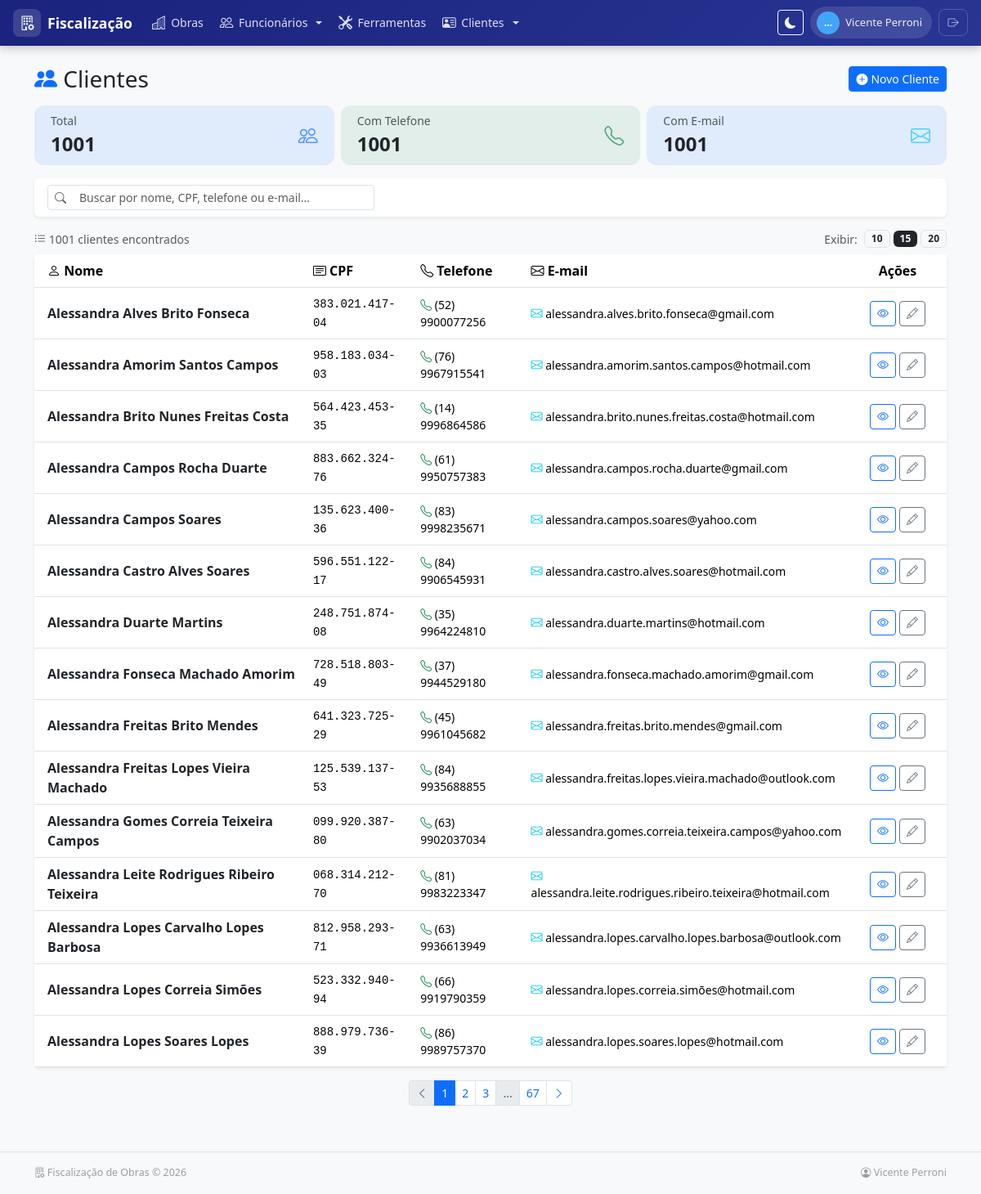
/clientes/ (signed in), run on the app's committed database.
### apps/clientes/models.py (models this page shows, shortened)
class Cliente(models.Model):
    nome = models.CharField(max_length=200, verbose_name='Nome')
    cpf = models.CharField(
        max_length=14,
        unique=True,
        verbose_name='CPF',
        help_text='Somente números ou formatado (000.000.000-00)',
        validators=[RegexValidator(r'^\d{3}\.\d{3}\.\d{3}-\d{2}$|^\d{11}$', 'CPF inválido')]
    )
    endereco = models.TextField(verbose_name='Endereço', blank=True, null=True)
    data_nascimento = models.DateField(verbose_name='Data de Nascimento', blank=True, null=True)
    telefone = models.CharField(max_length=30, verbose_name='Telefone', blank=True, null=True)
    email = models.EmailField(verbose_name='E-mail', blank=True, null=True)
    ativo = models.BooleanField(default=True, verbose_name='Ativo')
    created_at = models.DateTimeField(auto_now_add=True, verbose_name='Criado em')
    updated_at = models.DateTimeField(auto_now=True, verbose_name='Atualizado em')
    class Meta:
        verbose_name = 'Cliente'
        verbose_name_plural = 'Clientes'
        ordering = ['nome']

### apps/clientes/views.py (the view, shortened to what this page needs)
# urls.py: path('', views.cliente_list, name='cliente_list'),
@login_required
def cliente_list(request):
    qs = Cliente.objects.filter(ativo=True)
    total_clientes = qs.count()
    busca = request.GET.get('q', '').strip()
    total_resultado = qs.count()
    clientes_qs = qs.order_by('nome')
    total_com_email = Cliente.objects.filter(ativo=True).exclude(email__isnull=True).exclude(email='').count()
    total_com_telefone = Cliente.objects.filter(ativo=True).exclude(telefone__isnull=True).exclude(telefone='').count()
    per_page = int(request.GET.get('per_page', 15))
    if per_page not in (10, 15, 20):
        per_page = 15
    paginator = Paginator(clientes_qs, per_page)
    page = request.GET.get('page')
    page_obj = paginator.get_page(page)
    params = request.GET.copy()
    if 'page' in params:
        params.pop('page')
    querystring = params.urlencode()
    context = {
        'clientes': page_obj.object_list,
        'page_obj': page_obj,
        'is_paginated': page_obj.has_other_pages(),
        'paginator': paginator,
        'querystring': querystring,
        'title': 'Clientes',
        'busca': busca,
        'per_page': per_page,
        'total_clientes': total_clientes,
        'total_resultado': total_resultado,
        'total_com_email': total_com_email,
        'total_com_telefone': total_com_telefone,
    }
    return render(request, 'clientes/cliente_list.html', context)

### apps/obras/context_processors.py (called while the page is built)
def recent_obras(request):
    try:
        obras = list(Obra.objects.filter(ativo=True).order_by('-created_at')[:6])
    except Exception:
        obras = []
    return {'recent_obras': obras}

### apps/obras/models.py (called while the page is built)
    def alive(self):
        return self.filter(deleted_at__isnull=True)

    def get_queryset(self):
        return super().get_queryset().alive()

### templates/clientes/cliente_list.html (shortened to what this page needs)
{% extends 'base.html' %}
{% block extra_css %}
<link rel="stylesheet" href="https://cdn.jsdelivr.net/npm/bootstrap-icons@1.11.3/font/bootstrap-icons.min.css">
{% endblock %}
{% block content %}
<div class="d-flex flex-wrap justify-content-between align-items-center mb-3 gap-2">
  <h1 class="h3 mb-0"><i class="bi bi-people-fill text-primary"></i> Clientes</h1>
  <a href="{% url 'clientes:cliente_create' %}" class="btn btn-primary btn-sm d-flex align-items-center gap-1">
    <i class="bi bi-plus-circle-fill"></i> Novo Cliente
  </a>
</div>
<div class="row g-2 mb-3">
  <div class="col-4">
    <div class="card summary-card bg-primary bg-opacity-10">
      <div class="card-body d-flex align-items-center justify-content-between py-2">
        <div>
          <div class="text-muted small">Total</div>
          <div class="fw-bold fs-4">{{ total_clientes }}</div>
        </div>
        <i class="bi bi-people summary-icon text-primary"></i>
      </div>
    </div>
  </div>
  <div class="col-4">
    <div class="card summary-card" style="background-color: rgba(25,135,84,.1);">
      <div class="card-body d-flex align-items-center justify-content-between py-2">
        <div>
          <div class="text-muted small">Com Telefone</div>
          <div class="fw-bold fs-4">{{ total_com_telefone }}</div>
        </div>
        <i class="bi bi-telephone summary-icon text-success"></i>
      </div>
    </div>
  </div>
  <div class="col-4">
    <div class="card summary-card" style="background-color: rgba(13,110,253,.1);">
      <div class="card-body d-flex align-items-center justify-content-between py-2">
        <div>
          <div class="text-muted small">Com E-mail</div>
          <div class="fw-bold fs-4">{{ total_com_email }}</div>
        </div>
        <i class="bi bi-envelope summary-icon text-info"></i>
      </div>
    </div>
  </div>
</div>
<div class="card border-0 shadow-sm mb-3">
  <div class="card-body py-2 px-3">
    <form method="get" class="d-flex search-box flex-grow-1" action="">
      <div class="input-group input-group-sm">
        <span class="input-group-text bg-white"><i class="bi bi-search text-muted"></i></span>
        <input type="text" name="q" value="{{ busca }}" class="form-control border-start-0"
               placeholder="Buscar por nome, CPF, telefone ou e-mail...">
      </div>
    </form>
  </div>
</div>
<div class="d-flex flex-wrap justify-content-between align-items-center mb-2 gap-2">
  <small class="text-muted">
    <i class="bi bi-list-ul"></i> {{ total_resultado }} cliente{{ total_resultado|pluralize:"s" }} encontrado{{ total_resultado|pluralize:"s" }}
  </small>
  <div class="d-flex align-items-center gap-1">
    <small class="text-muted me-1">Exibir:</small>
    <a href="?per_page=10{% if busca %}&q={{ busca }}{% endif %}"
       class="badge text-decoration-none px-2 py-1 {% if per_page == 10 %}bg-dark{% else %}bg-light text-dark border{% endif %}">10</a>
    <a href="?per_page=15{% if busca %}&q={{ busca }}{% endif %}"
       class="badge text-decoration-none px-2 py-1 {% if per_page == 15 %}bg-dark{% else %}bg-light text-dark border{% endif %}">15</a>
    <a href="?per_page=20{% if busca %}&q={{ busca }}{% endif %}"
       class="badge text-decoration-none px-2 py-1 {% if per_page == 20 %}bg-dark{% else %}bg-light text-dark border{% endif %}">20</a>
  </div>
</div>
{% if clientes %}
<div class="card border-0 shadow-sm cli-table">
  <div class="table-responsive">
    <table class="table table-borderless mb-0">
      <thead>
        <tr class="border-bottom" style="background-color: #e9ecef;">
          <th class="ps-3"><i class="bi bi-person"></i> Nome</th>
          <th><i class="bi bi-card-text"></i> CPF</th>
          <th><i class="bi bi-telephone"></i> Telefone</th>
          <th><i class="bi bi-envelope"></i> E-mail</th>
          <th class="text-center" style="width: 120px;">Ações</th>
        </tr>
      </thead>
      <tbody>
        {% for c in clientes %}
        <tr class="cli-row border-bottom">
          <td class="ps-3">
            <a href="{% url 'clientes:cliente_detail' c.pk %}" class="text-decoration-none fw-semibold text-dark">
              {{ c.nome }}
            </a>
          </td>
          <td class="small">
            <span class="font-monospace">{{ c.cpf }}</span>
          </td>
          <td class="small">
            {% if c.telefone %}
              <i class="bi bi-telephone text-success"></i> {{ c.telefone }}
            {% else %}
              <span class="text-muted">—</span>
            {% endif %}
          </td>
          <td class="small">
            {% if c.email %}
              <i class="bi bi-envelope text-info"></i> {{ c.email }}
            {% else %}
              <span class="text-muted">—</span>
            {% endif %}
          </td>
          <td class="text-center">
            <div class="d-flex justify-content-center gap-1">
              <a href="{% url 'clientes:cliente_detail' c.pk %}" class="btn btn-sm btn-outline-primary" title="Ver detalhes">
                <i class="bi bi-eye"></i>
              </a>
              <a href="{% url 'clientes:cliente_update' c.pk %}" class="btn btn-sm btn-outline-secondary" title="Editar">
                <i class="bi bi-pencil"></i>
              </a>
            </div>
          </td>
        </tr>
        {% endfor %}
      </tbody>
    </table>
  </div>
</div>
{% if is_paginated %}
<nav class="mt-3" aria-label="Paginação">
  <ul class="pagination pagination-sm justify-content-center mb-0">
    {% if page_obj.has_previous %}
    <li class="page-item">
      <a class="page-link" href="?page={{ page_obj.previous_page_number }}{% if querystring %}&{{ querystring }}{% endif %}">
        <i class="bi bi-chevron-left"></i>
      </a>
    </li>
    {% else %}
    <li class="page-item disabled"><span class="page-link"><i class="bi bi-chevron-left"></i></span></li>
    {% endif %}
    {% for num in page_obj.paginator.page_range %}
      {% if page_obj.number == num %}
      <li class="page-item active"><span class="page-link">{{ num }}</span></li>
      {% elif num > page_obj.number|add:'-3' and num < page_obj.number|add:'3' %}
      <li class="page-item">
        <a class="page-link" href="?page={{ num }}{% if querystring %}&{{ querystring }}{% endif %}">{{ num }}</a>
      </li>
      {% elif num == 1 or num == page_obj.paginator.num_pages %}
      <li class="page-item">
        <a class="page-link" href="?page={{ num }}{% if querystring %}&{{ querystring }}{% endif %}">{{ num }}</a>
      </li>
      {% elif num == 2 or num == page_obj.paginator.num_pages|add:'-1' %}
      <li class="page-item disabled"><span class="page-link">...</span></li>
      {% endif %}
    {% endfor %}
    {% if page_obj.has_next %}
    <li class="page-item">
      <a class="page-link" href="?page={{ page_obj.next_page_number }}{% if querystring %}&{{ querystring }}{% endif %}">
        <i class="bi bi-chevron-right"></i>
      </a>
    </li>
    {% else %}
    <li class="page-item disabled"><span class="page-link"><i class="bi bi-chevron-right"></i></span></li>
    {% endif %}
  </ul>
</nav>
{% endif %}
{% endif %}
{% endblock %}

### templates/base.html (shortened to what this page needs)
<!doctype html>
<html lang="pt-br">
  <head>
    <link href="https://cdn.jsdelivr.net/npm/bootstrap@5.3.2/dist/css/bootstrap.min.css" rel="stylesheet">
    <link rel="stylesheet" href="https://cdn.jsdelivr.net/npm/bootstrap-icons@1.11.3/font/bootstrap-icons.min.css">
    {% block extra_css %}{% endblock %}
  </head>
  <body class="bg-light" {% if user.is_authenticated %}data-server-theme="{{ request.user.profile.theme_preference }}" data-server-variant="{{ request.user.profile.theme_variant }}"{% endif %}>
    {% url 'login' as login_url %}
    <nav class="main-navbar navbar navbar-expand-lg d-none d-lg-flex">
      <div class="container-fluid px-3">
        <a class="navbar-brand-custom me-3" href="{% if user.is_authenticated %}{% url 'home' %}{% else %}/{% endif %}">
          <span class="brand-icon"><i class="bi bi-building-gear"></i></span>
          <span>Fiscalização</span>
        </a>
        {% if user.is_authenticated %}
        <ul class="navbar-nav me-auto gap-1">
          {% if nav_perms.obras %}
          <li class="nav-item">
            <a class="nav-link" href="{% url 'obras:obra_list' %}">
              <i class="bi bi-buildings"></i> Obras
            </a>
          </li>
          {% endif %}
          {% if nav_perms.funcionarios %}
          <li class="nav-item dropdown">
            <a class="nav-link dropdown-toggle" href="#" role="button" data-bs-toggle="dropdown" aria-expanded="false">
              <i class="bi bi-people"></i> Funcionários
            </a>
          </li>
          {% endif %}
          {% if nav_perms.ferramentas %}
          <li class="nav-item">
            <a class="nav-link" href="/ferramentas/">
              <i class="bi bi-tools"></i> Ferramentas
            </a>
          </li>
          {% endif %}
          {% if nav_perms.clientes %}
          <li class="nav-item dropdown">
            <a class="nav-link dropdown-toggle" href="#" role="button" data-bs-toggle="dropdown" aria-expanded="false">
              <i class="bi bi-person-vcard"></i> Clientes
            </a>
          </li>
          {% endif %}
        </ul>
        <div class="d-flex align-items-center gap-2">
          <button id="themeToggle" type="button" class="btn btn-sm btn-outline-light" title="Alternar tema (claro/escuro)">
            <i id="themeToggleIcon" class="bi bi-moon-fill"></i>
          </button>
          <div class="user-pill">
            <span class="user-avatar">{{ user.first_name|default:user.username|truncatechars:1|upper }}</span>
            {{ user.get_full_name|default:user.username }}
          </div>
          <form method="post" action="{% url 'logout' %}" class="d-inline">
            <button type="submit" class="btn-logout" title="Sair">
              <i class="bi bi-box-arrow-right"></i>
            </button>
          </form>
        </div>
        {% endif %}
      </div>
    </nav>
    <main class="container my-4">
      {% block content %}{% endblock %}
    </main>
    <footer class="main-footer">
      <div class="container d-flex flex-wrap justify-content-between align-items-center">
        <span><i class="bi bi-building-gear"></i> Fiscalização de Obras &copy; {% now "Y" %}</span>
        {% if user.is_authenticated %}
        <span><i class="bi bi-person-circle"></i> {{ user.get_full_name|default:user.username }}</span>
        {% endif %}
      </div>
    </footer>
  </body>
</html>

### templates/clientes/cliente_list.html (style rules this page uses)
.cli-row:nth-child(odd) { background-color: #f8f9fa; }
.cli-row:nth-child(even) { background-color: #ffffff; }
.cli-row td { vertical-align: middle; }
.summary-card { border: none; border-radius: .75rem; }
.summary-card .card-body { padding: 1rem 1.25rem; }
.summary-icon { font-size: 1.5rem; opacity: .7; }
.search-box { max-width: 400px; }

### templates/base.html (style rules this page uses)
:root { --nav-gradient-start: #1a237e; --nav-gradient-end: #283593; --nav-hover: rgba(255,255,255,.12); --nav-active: rgba(255,255,255,.2); --accent: #42a5f5; }
.main-navbar { background: linear-gradient(135deg, var(--nav-gradient-start), var(--nav-gradient-end)); box-shadow: 0 2px 12px rgba(0,0,0,.25); padding: .35rem 0; }
.main-navbar .nav-link { color: rgba(255,255,255,.85); padding: .6rem .9rem; border-radius: .5rem; font-size: .875rem; font-weight: 500; transition: all .2s; display: flex; align-items: center; gap: .4rem; }
.main-navbar .nav-link .bi { font-size: 1.05rem; }
.navbar-brand-custom { color: #fff !important; font-weight: 700; font-size: 1.1rem; display: flex; align-items: center; gap: .5rem; text-decoration: none; padding: .3rem 0; }
.navbar-brand-custom .brand-icon { background: rgba(255,255,255,.15); border-radius: .5rem; width: 34px; height: 34px; display: flex; align-items: center; justify-content: center; font-size: 1.1rem; }
.user-pill { background: rgba(255,255,255,.12); border-radius: 2rem; padding: .35rem .75rem .35rem .5rem; display: flex; align-items: center; gap: .45rem; color: rgba(255,255,255,.9); font-size: .82rem; font-weight: 500; white-space: nowrap; }
.user-avatar { width: 28px; height: 28px; border-radius: 50%; background: var(--accent); display: flex; align-items: center; justify-content: center; font-weight: 700; font-size: .75rem; color: #fff; }
.btn-logout { color: rgba(255,255,255,.7); border: 1px solid rgba(255,255,255,.2); border-radius: .5rem; padding: .35rem .65rem; font-size: .82rem; text-decoration: none; background: transparent; transition: all .2s; display: flex; align-items: center; gap: .3rem; }
.main-footer { border-top: 1px solid #dee2e6; padding: 1rem 0; margin-top: 2rem; font-size: .78rem; color: #9e9e9e; }
body { min-height: 100vh; display: flex; flex-direction: column; }
main { flex: 1; }

### data on the page
Cliente: nome "Alessandra Alves Brito Fonseca", cpf "383.021.417-04", telefone "(52) 9900077256", email "alessandra.alves.brito.fonseca@gmail.com"
Cliente: nome "Alessandra Amorim Santos Campos", cpf "958.183.034-03", telefone "(76) 9967915541", email "alessandra.amorim.santos.campos@hotmail.com"
Cliente: nome "Alessandra Brito Nunes Freitas Costa", cpf "564.423.453-35", telefone "(14) 9996864586", email "alessandra.brito.nunes.freitas.costa@hotmail.com"
Cliente: nome "Alessandra Campos Rocha Duarte", cpf "883.662.324-76", telefone "(61) 9950757383", email "alessandra.campos.rocha.duarte@gmail.com"
Cliente: nome "Alessandra Campos Soares", cpf "135.623.400-36", telefone "(83) 9998235671", email "alessandra.campos.soares@yahoo.com"
Cliente: nome "Alessandra Castro Alves Soares", cpf "596.551.122-17", telefone "(84) 9906545931", email "alessandra.castro.alves.soares@hotmail.com"
Cliente: nome "Alessandra Duarte Martins", cpf "248.751.874-08", telefone "(35) 9964224810", email "alessandra.duarte.martins@hotmail.com"
Cliente: nome "Alessandra Fonseca Machado Amorim", cpf "728.518.803-49", telefone "(37) 9944529180", email "alessandra.fonseca.machado.amorim@gmail.com"
Cliente: nome "Alessandra Freitas Brito Mendes", cpf "641.323.725-29", telefone "(45) 9961045682", email "alessandra.freitas.brito.mendes@gmail.com"
Cliente: nome "Alessandra Freitas Lopes Vieira Machado", cpf "125.539.137-53", telefone "(84) 9935688855", email "alessandra.freitas.lopes.vieira.machado@outlook.com"
Cliente: nome "Alessandra Gomes Correia Teixeira Campos", cpf "099.920.387-80", telefone "(63) 9902037034", email "alessandra.gomes.correia.teixeira.campos@yahoo.com"
Cliente: nome "Alessandra Leite Rodrigues Ribeiro Teixeira", cpf "068.314.212-70", telefone "(81) 9983223347", email "alessandra.leite.rodrigues.ribeiro.teixeira@hotmail.com"
Cliente: nome "Alessandra Lopes Carvalho Lopes Barbosa", cpf "812.958.293-71", telefone "(63) 9936613949", email "alessandra.lopes.carvalho.lopes.barbosa@outlook.com"
Cliente: nome "Alessandra Lopes Correia Simões", cpf "523.332.940-94", telefone "(66) 9919790359", email "alessandra.lopes.correia.simões@hotmail.com"
Cliente: nome "Alessandra Lopes Soares Lopes", cpf "888.979.736-39", telefone "(86) 9989757370", email "alessandra.lopes.soares.lopes@hotmail.com"

### other printed values
{{ user.first_name|default:user.username|truncatechars:1|upper }} "…"
{{ user.get_full_name|default:user.username }} "Vicente Perroni"
{{ total_clientes }} "1001"
{{ total_com_telefone }} "1001"
{{ total_com_email }} "1001"
{{ total_resultado }} "1001"
{{ num }} "1"
{{ num }} "2" "3"
{{ num }} "67"
